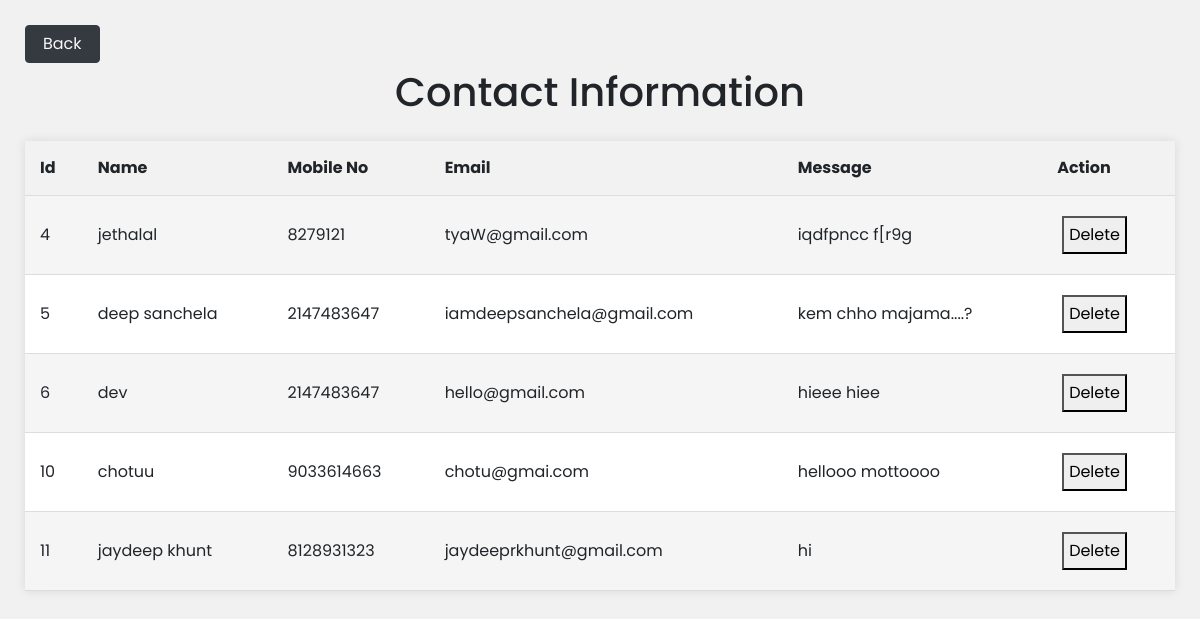
The page /wellcare/welcare/contact_display.php on the database its author committed.
### tables this page shows
CREATE TABLE `contact_us` (
  `id` int(10) NOT NULL,
  `name` varchar(30) NOT NULL,
  `mobile_no` varchar(12) NOT NULL,
  `message` varchar(300) NOT NULL,
  `email` varchar(50) NOT NULL
);

### wellcare/welcare/contact_display.php (the view, shortened to what this page needs)
<!DOCTYPE html>
<html lang="en">
<head>
    <link rel="stylesheet" href="https://cdnjs.cloudflare.com/ajax/libs/font-awesome/6.4.0/css/all.min.css">
    <link rel="stylesheet" href="https://cdn.jsdelivr.net/npm/bootstrap@4.6.2/dist/css/bootstrap.min.css">
</head>
<body>
    <div class="btn btn-dark">
            <a href="./index.php" class="text-light">Back</a>
    </div>
    <h1>Contact Information</h1>
    <?php
    include("db_connection.php");
    $query = "SELECT * FROM contact_us";
    $result = mysqli_query($con, $query);
    if (mysqli_num_rows($result) > 0) {
        echo "<table>";
        echo "<tr>
                <th>Id</th>
                <th>Name</th>
                <th>Mobile No</th>
                <th>Email</th>
                <th>Message</th>
                <th>Action</th>
              </tr>";
        while ($row = mysqli_fetch_assoc($result)) {
            echo "<tr>";
            echo "<td>" . $row['id'] . "</td>";
            echo "<td>" . $row['name'] . "</td>";
            echo "<td>" . $row['mobile_no'] . "</td>";
            echo "<td>" . $row['email'] . "</td>";
            echo "<td>" . $row['message'] . "</td>";
            echo "<td>
                    <form method='post' onsubmit='return confirm(\"Are you sure you want to delete this record?\")'>
                        <input type='hidden' name='id' value='" . $row['id'] . "'>
                        <button type='submit'>Delete</button>
                    </form>
                  </td>";
            echo "</tr>";
        }
        echo "</table>";
    } else {
        echo "No contact entries found.";
    }
    ?>
</body>
</html>

### wellcare/welcare/contact_display.php (style rules this page uses)
* { margin: auto; padding: 5px; }
body { font-family: Poppins, sans-serif; background-color: #f1f1f1; padding: 20px; }
h1 { text-align: center; margin-bottom: 20px; }
table { width: 100%; border-collapse: collapse; margin-top: 20px; box-shadow: 0 0 10px rgba(0, 0, 0, 0.1); background-color: #fff; }
th, td { padding: 15px; text-align: left; border-bottom: 1px solid #ddd; }
th { background-color: #f2f2f2; font-weight: bold; }
tr:nth-child(even) { background-color: #f5f5f5; }

### rows shown on the page
contact_us: id "4", name "jethalal", mobile_no "8279121", email "tyaW@gmail.com", message "iqdfpncc f[r9g"
contact_us: id "5", name "deep sanchela", mobile_no "2147483647", email "iamdeepsanchela@gmail.com", message "kem chho majama....?"
contact_us: id "6", name "dev", mobile_no "2147483647", email "hello@gmail.com", message "hieee hiee"
contact_us: id "10", name "chotuu", mobile_no "9033614663", email "chotu@gmai.com", message "hellooo mottoooo"
contact_us: id "11", name "jaydeep khunt", mobile_no "8128931323", email "jaydeeprkhunt@gmail.com", message "hi"
